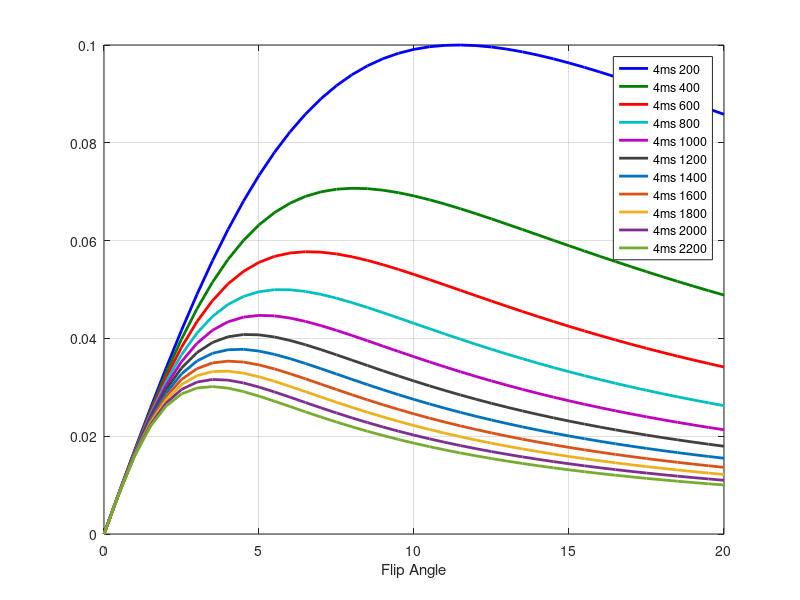

Write MATLAB code to recreate this figure.
function ernst_display(varargin)
% ERNST_DISPLAY Display Ernst curves of signal versus flip angle
% ernst_display
%
% David Atkinson  D.Atkinson@ucl.ac.uk
%

 


% T1s = [1500  ] ;
% T1s = [200 : 200: 2200 ] ;
% T1s = [ 800 1900 ]

prompt = {'Enter TR range (ms):', 'Enter T1 values (ms)', 'Enter max FA (deg)'};
dlg_title = 'Input TR and T1 ranges';
num_lines = 1;
def = {'4','[200:200:2200]','20'} ;

answer = inputdlg(prompt,dlg_title,num_lines,def);

%TR = str2num(answer{1}) ;
TRs = eval(answer{1}) ;
T1s = eval(answer{2}) ;
FAmax = eval(answer{3}) ;

FAs = [0:0.5:FAmax]' ;
FAs_deg = FAs ;
FAs = FAs * 2*pi/360 ;

SI = zeros([length(FAs) length(T1s) length(TRs)]) ;
SIn = zeros([length(FAs) length(T1s) length(TRs)]) ;

figure
co = [0,0,1; 
    0,0.5,0;
    1,0,0;
    0,0.75,0.75;
    0.75,0,0.75;
    0.25,0.25,0.25 ;
     0    0.4470    0.7410 ;
    0.8500    0.3250    0.0980  ;
    0.9290    0.6940    0.1250 ;
    0.4940    0.1840    0.5560 ;
    0.4660    0.6740    0.1880 ;
    0.3010    0.7450    0.9330 ;
    0.6350    0.0780    0.1840];
set(groot,'defaultAxesColorOrder',co)

ilstr = 1;
for itr = 1:length(TRs)
    for it1 = 1:length(T1s)
        T1 = T1s(it1) ;
        E = exp(-TRs(itr)/T1) ;
        
        SI(:,it1,itr) = sin(FAs).*((1-E)./(1-cos(FAs).*E)) ;
        SIn(:,it1,itr) = SI(:,it1)./max(SI(:,it1)) ;
        lstr{ilstr} = [num2str(TRs(itr)),'ms ',num2str(T1s(it1))] ;
        ilstr = ilstr + 1;
    end
end

% subplot(2,1,1)
hp=plot(repmat(FAs_deg,[1 length(T1s)*length(TRs)]),reshape(SI,[length(FAs)  length(T1s)*length(TRs)] )) ;
set(hp,'LineWidth',2)
legend(lstr)

xlabel('Flip Angle')
grid
    
% figure
% plot(repmat(FAs_deg,[1 length(T1s)]),SIn)
% legend(num2str(T1s'))
% title(['TR: ',num2str(TR)])
% xlabel('Flip Angle')
% grid


% subplot(2,1,2)
% Y = SI./repmat(sin(FAs),[1 length(T1s)]) ;
% X = SI./repmat(tan(FAs),[1 length(T1s)]) ;
% plot(X,Y,'o--')
% grid
%     
% for it1 = 1:length(T1s)
%     y = Y(:,it1);
%     x = X(:,it1) ;
%     soln = polyfit(x,y,1) ;
%     T1_est = -TR/log(soln(1)) ;
%     disp(['T1_est: ',num2str(T1_est),'. true value: ',num2str(T1s(it1))])
% end

    
end
